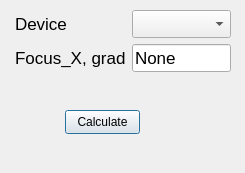
<?xml version="1.0" encoding="UTF-8"?>
<ui version="4.0">
 <class>SettingsDlg</class>
 <widget class="QDialog" name="SettingsDlg">
  <property name="geometry">
   <rect>
    <x>0</x>
    <y>0</y>
    <width>245</width>
    <height>173</height>
   </rect>
  </property>
  <property name="windowTitle">
   <string>Calculate depth map</string>
  </property>
  <widget class="QPushButton" name="calcButton">
   <property name="geometry">
    <rect>
     <x>65</x>
     <y>110</y>
     <width>75</width>
     <height>24</height>
    </rect>
   </property>
   <property name="text">
    <string>Calculate</string>
   </property>
  </widget>
  <widget class="QWidget" name="">
   <property name="geometry">
    <rect>
     <x>15</x>
     <y>10</y>
     <width>216</width>
     <height>64</height>
    </rect>
   </property>
   <layout class="QFormLayout" name="formLayout">
    <item row="0" column="0">
     <widget class="QLabel" name="label">
      <property name="font">
       <font>
        <pointsize>13</pointsize>
       </font>
      </property>
      <property name="text">
       <string>Device</string>
      </property>
     </widget>
    </item>
    <item row="0" column="1">
     <widget class="QComboBox" name="gpuComboBox">
      <property name="font">
       <font>
        <pointsize>13</pointsize>
        <bold>false</bold>
       </font>
      </property>
     </widget>
    </item>
    <item row="1" column="0">
     <widget class="QLabel" name="label_2">
      <property name="font">
       <font>
        <pointsize>13</pointsize>
       </font>
      </property>
      <property name="text">
       <string>Focus_X, grad</string>
      </property>
      <property name="textFormat">
       <enum>Qt::TextFormat::PlainText</enum>
      </property>
     </widget>
    </item>
    <item row="1" column="1">
     <widget class="QLineEdit" name="fov_x">
      <property name="font">
       <font>
        <pointsize>13</pointsize>
       </font>
      </property>
      <property name="text">
       <string>None</string>
      </property>
     </widget>
    </item>
   </layout>
  </widget>
 </widget>
 <resources/>
 <connections/>
</ui>
